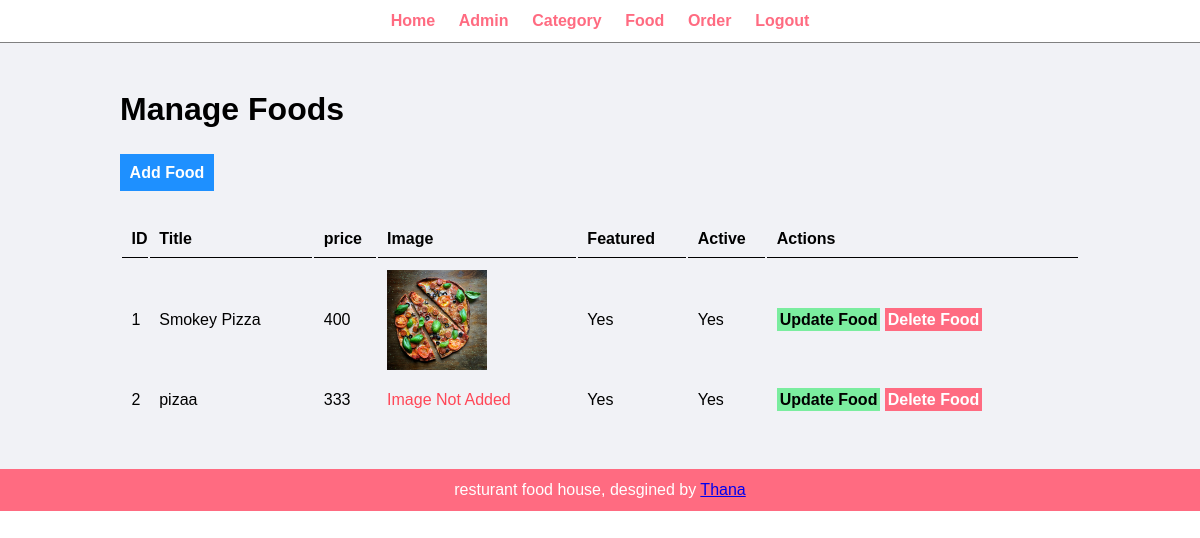
Page /admin/manage-food.php (signed in) on the committed database.
### tables this page shows
CREATE TABLE IF NOT EXISTS `tbl_food` (
  `id` int(10) unsigned NOT NULL AUTO_INCREMENT,
  `title` varchar(100) NOT NULL,
  `description` text NOT NULL,
  `price` decimal(10,0) NOT NULL,
  `image_name` varchar(255) NOT NULL,
  `category_id` int(10) unsigned NOT NULL,
  `featured` varchar(10) NOT NULL,
  `active` varchar(10) NOT NULL,
  PRIMARY KEY (`id`)
);

### admin/manage-food.php (the view, shortened to what this page needs)
<?php include('partials/menu.php') ?>
<div class="main-content">
        <div class="wrapper">
               <h1>Manage Foods</h1>
               <br> <br>
               <a href="<?php echo  SITEURL; ?>admin/add-food.php" class="btn-primary">Add Food</a>
               <br> <br> <br>
               <table class="tbl-full">
                  <tr>
                      <th>ID</th>
                      <th>Title</th>
                      <th>price</th>
                      <th>Image</th>
                      <th>Featured</th>
                      <th>Active</th>
                      <th>Actions</th>
                  </tr>
                  <?php
                        $sql = "SELECT * from tbl_food" ;
                        $res = mysqli_query($con,$sql) ;
                        if($res==true){
                          $count = mysqli_num_rows($res) ;
                          $sn=1;
                          if($count>0){
                            while($rows = mysqli_fetch_assoc($res)){
                              $id = $rows['id'] ;
                              $title = $rows['title'] ;
                              $price = $rows['price'] ;
                              $image_name = $rows['image_name'] ;
                              $featured = $rows['featured'] ;
                              $active = $rows['active'] ;
                              ?>
                              <tr>
                                <td><?php echo $sn++?></td>
                                <td><?php echo $title?></td>
                                <td><?php echo $price?></td>
                                <td>
                                  <?php
                                    if($image_name!="")
                                    {
                                      ?>
                                        <img src="<?php echo SITEURL; ?>images/food/<?php echo $image_name; ?> " width=100px >
                                      <?php
                                    }
                                    else
                                    {
                                      echo "<div class='error'>Image Not Added</div>";
                                    }
                                  ?>
                                </td>
                                <td><?php echo $featured?></td>
                                <td><?php echo $active?></td>
                                <td>
                                    <a href="<?php echo  SITEURL; ?>admin/update-food.php?id=<?php echo $id; ?>" class="btn-secondary">Update Food</a>
                                    <a href="<?php echo  SITEURL; ?>admin/delete-food.php?id=<?php echo $id; ?>&image_name=<?php echo $image_name; ?>" class="btn-danger">Delete Food</a>
                                </td>
                              </tr>
                              <?php
                            }
                          }
                          else{
                            ?>
                            <tr>
                              <td colspan="7"><div class="error">No Food Added Yet</div></td>
                            </tr>
                            <?php
                          }
                        }
                  ?>
               </table>
            </div>
        </div>
<?php include('partials/footer.php') ?>

### css/admin-style.css (style rules this page uses)
* { margin: 0; padding: 0; font-family: Arial, Helvetica, sans-serif; }
.wrapper { padding: 1%; width: 80%; margin: 0 auto; }
.tbl-full { width: 100%; }
table tr th { border-bottom: 1px solid black; padding: 1%; text-align: left; }
table tr td { padding: 1%; }
.btn-primary { background-color: #1e90ff; padding: 1%; color: white; text-decoration: none; font-weight: bold; }
.btn-secondary { background-color: #7bed9f; padding: 1%; color: black; text-decoration: none; font-weight: bold; }
.btn-danger { background-color: #ff6b81; padding: 1%; color: white; text-decoration: none; font-weight: bold; }
.error { color:#ff4757 ; }
.main-content { background-color: #f1f2f6; padding: 3% 0; }

### rows in the picture
tbl_food: title "Smokey Pizza", price "400", image_name (picture), featured "Yes", active "Yes"
tbl_food: title "pizaa", price "333", image_name "Image Not Added", featured "Yes", active "Yes"
